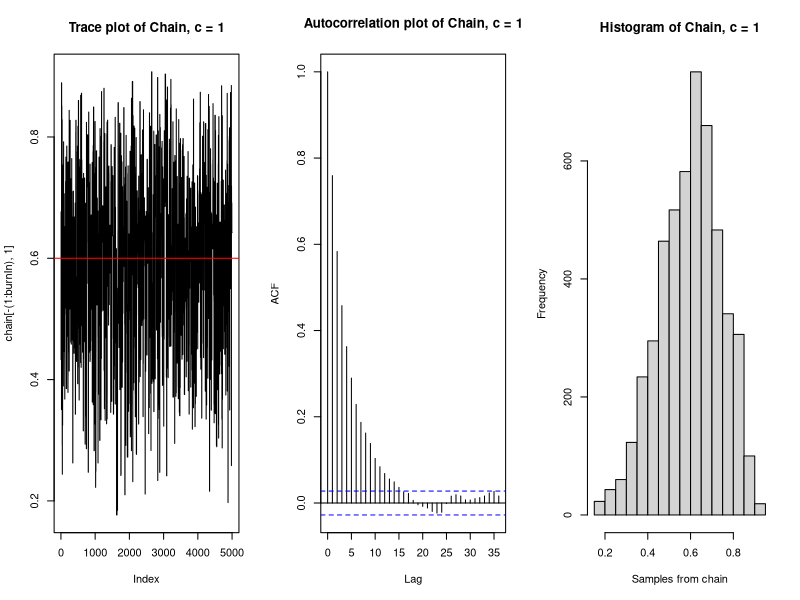
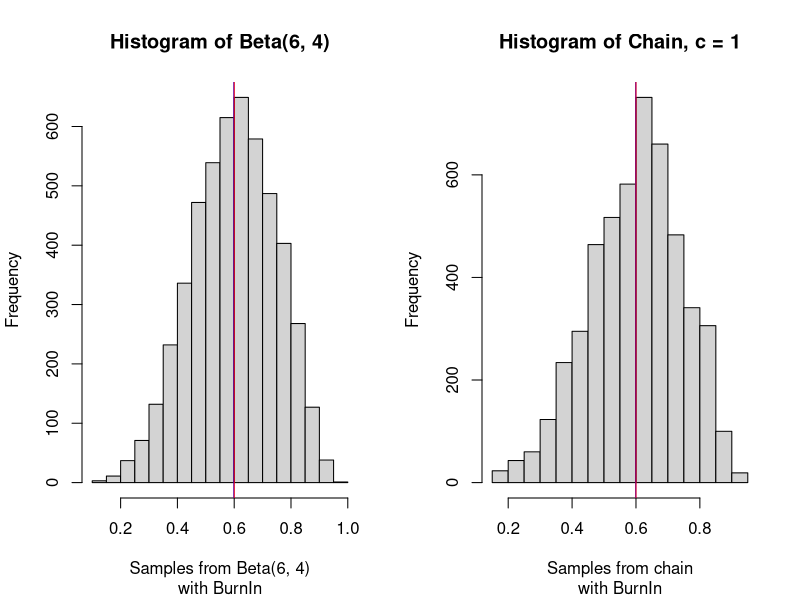
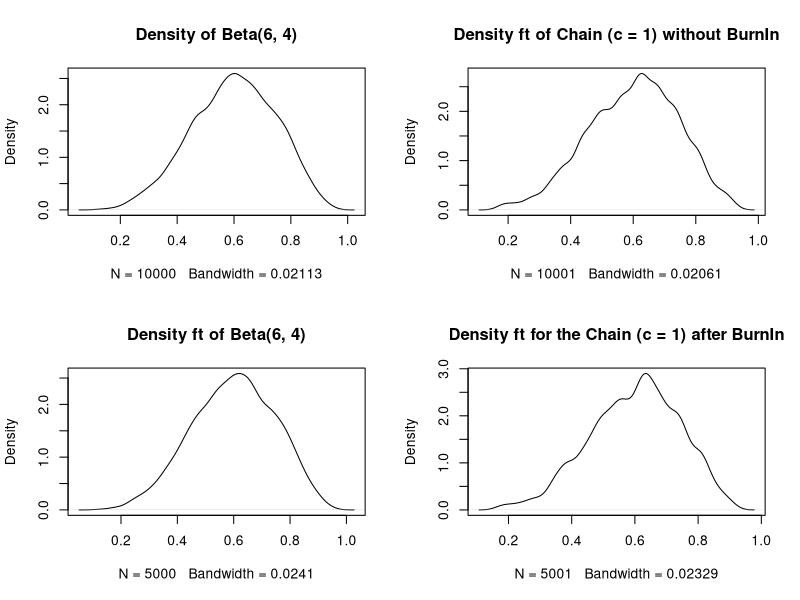
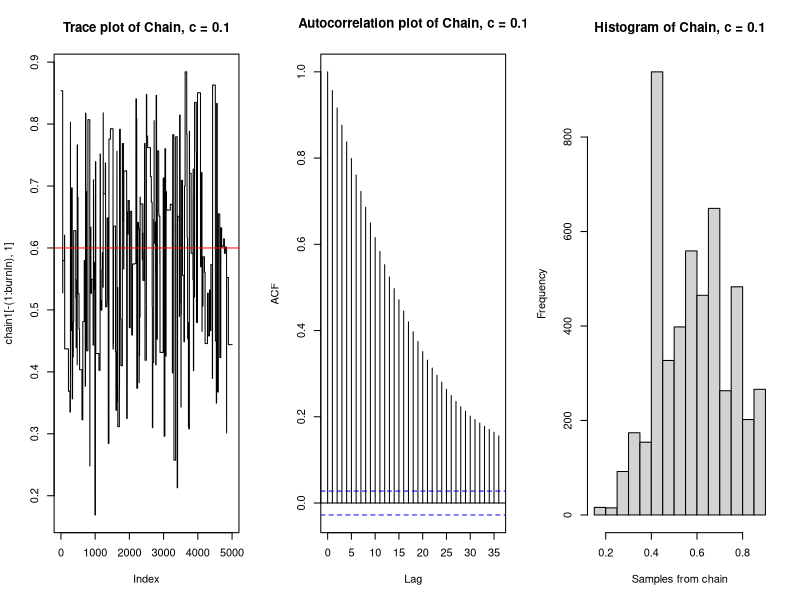
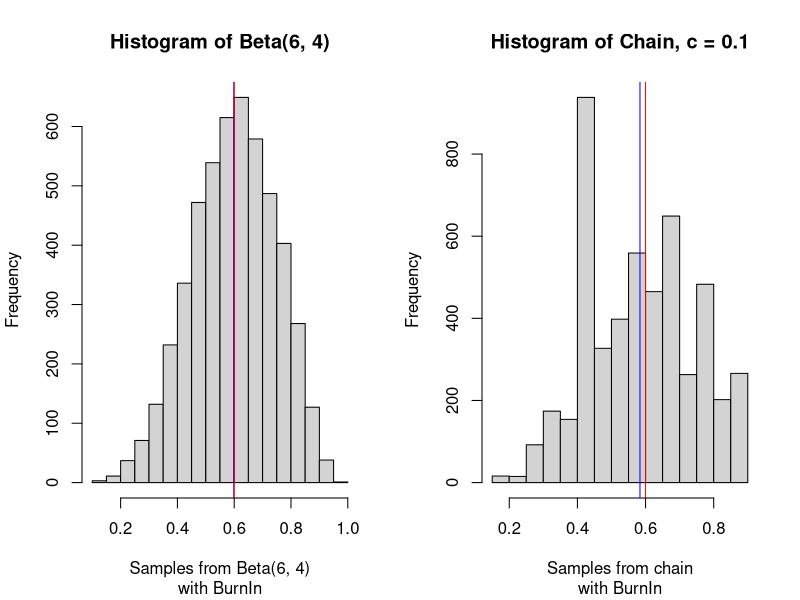
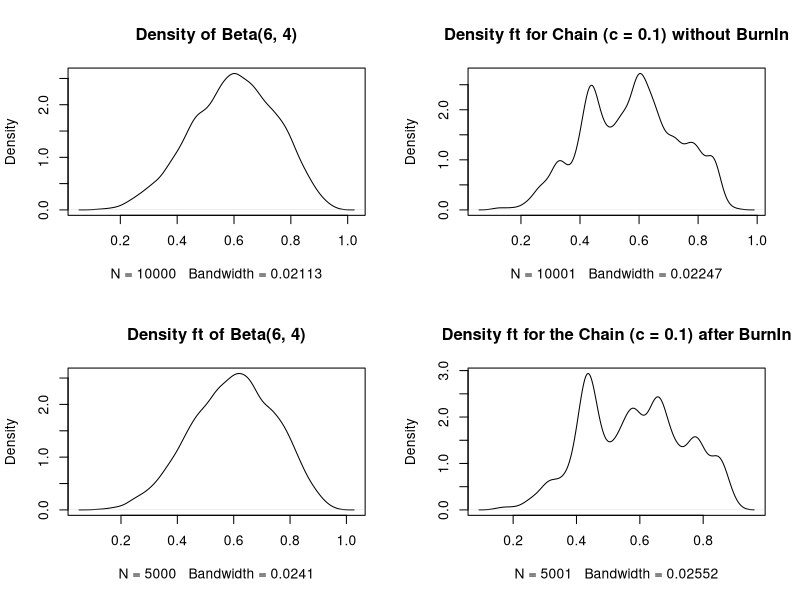
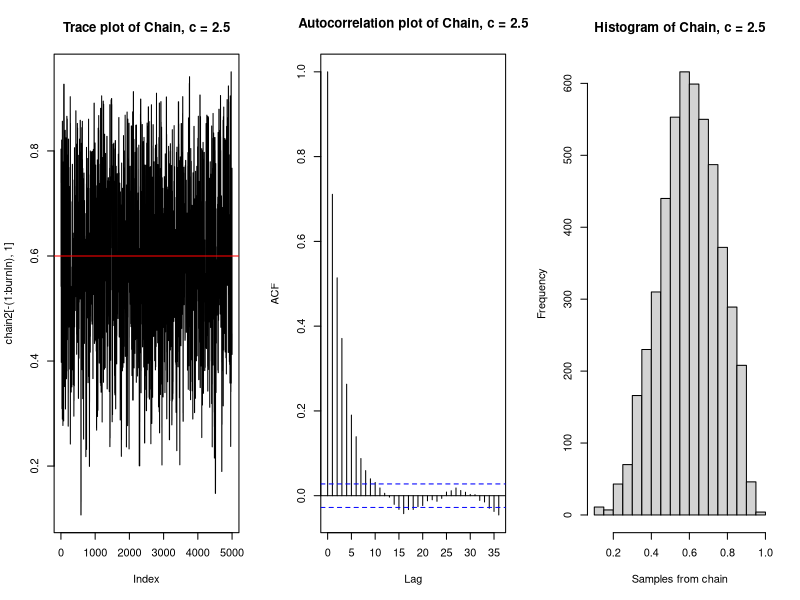
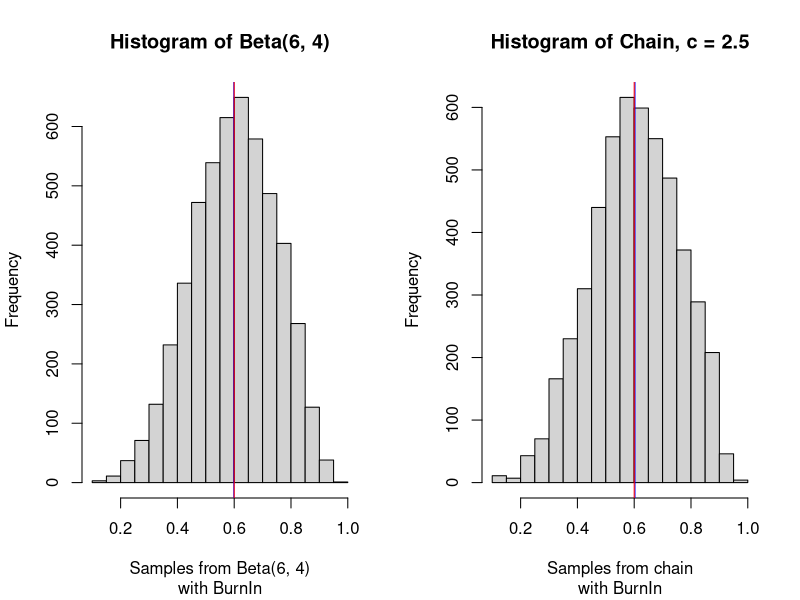

These figures' R source, in order:
## ---- chunk 1
knitr::opts_chunk$set(echo = TRUE)
## ---- chunk 2
a <- 6
b <- 4

likelihood <- function(param){
  singlelikelihoods = dbeta(param, a, b, log = T)
  return(singlelikelihoods)
}

prior <- function(param){
  pr = dunif(param, min=0, max=1, log = T)
  return(pr)
}

posterior <- function(param){
  return (exp(likelihood(param) + prior(param)))
}
## ---- chunk 3
metropolis_MCMC <- function(startvalue, iterations, c){
  chain = array(dim = c(iterations+1,1))
  chain[1,] = startvalue
  for (i in 1:iterations){
    proposal = rbeta(1, c*chain[i,], c*(1-chain[i,]))
    probab = (posterior(proposal)*dbeta(chain[i,],c*proposal,c*(1-proposal)))/
      (posterior(chain[i,])*dbeta(proposal, c*chain[i,], c*(1-chain[i,])))
    if (runif(1) < probab){
      chain[i+1,] = proposal
    }else{
      chain[i+1,] = chain[i,]
    }
  }
  return(chain)
}
## ---- chunk 4
set.seed(2)
startvalue <- runif(1, 0, 1)
chain = metropolis_MCMC(startvalue, 10000, c=1)
test <- rbeta(10000, 6, 4)

par(mfrow=c(1,3))
test2 <- test[5001:10000]
burnIn = 5000
acceptance = 1-mean(duplicated(chain[-(1:burnIn),]))
plot(chain[-(1:burnIn),1], type='l', main = "Trace plot of Chain, c = 1")
abline(h=0.6, col="red")
acf(chain[-(1:burnIn),1], main = "Autocorrelation plot of Chain, c = 1")
hist(chain[-(1:burnIn),1], xlab = "Samples from chain", main = "Histogram of Chain, c = 1") 
## ---- chunk 5
par(mfrow=c(1,2))
hist(test2, xlab = "Samples from Beta(6, 4)", main = "Histogram of Beta(6, 4)", 
     sub = "with BurnIn")
abline(v=mean(test2), col="blue")
abline(v=0.6, col="red")
hist(chain[-(1:burnIn),1], xlab = "Samples from chain", main = "Histogram of Chain, c = 1"
     , sub = "with BurnIn") 
abline(v = mean(chain[-(1:burnIn),1]), col="blue")
abline(v=0.6, col="red")
## ---- chunk 6
par(mfrow = c(2,2))
plot(density(test), main = "Density of Beta(6, 4)")
plot(density(chain), main = "Density ft of Chain (c = 1) without BurnIn")
plot(density(test2), main = "Density ft of Beta(6, 4)")
plot(density(chain[-(1:burnIn),1]), main = "Density ft for the Chain (c = 1) after BurnIn")
## ---- chunk 7
chainks <- sort(chain[-(1:burnIn),1])
ks.test(chainks, test2)
## ---- chunk 8
set.seed(1)
chain1=metropolis_MCMC(startvalue, 10000, c=0.1)
par(mfrow=c(1,3))
acceptance1 = 1-mean(duplicated(chain1[-(1:burnIn),]))
plot(chain1[-(1:burnIn),1], type='l', main = "Trace plot of Chain, c = 0.1")
abline(h=0.6, col="red")
acf(chain1[-(1:burnIn),1], main = "Autocorrelation plot of Chain, c = 0.1")
hist(chain1[-(1:burnIn),1], xlab = "Samples from chain", 
     main = "Histogram of Chain, c = 0.1") 
## ---- chunk 9
par(mfrow=c(1,2))
hist(test2, xlab = "Samples from Beta(6, 4)", main = "Histogram of Beta(6, 4)", 
     sub = "with BurnIn")
abline(v=mean(test2), col="blue")
abline(v=0.6, col="red")
hist(chain1[-(1:burnIn),1], xlab = "Samples from chain", 
     main = "Histogram of Chain, c = 0.1", sub = "with BurnIn") 
abline(v = mean(chain1[-(1:burnIn),1]), col="blue")
abline(v=0.6, col="red")
## ---- chunk 10
par(mfrow = c(2,2))
plot(density(test), main = "Density of Beta(6, 4)")
plot(density(chain1), main = "Density ft for Chain (c = 0.1) without BurnIn")
plot(density(test2), main = "Density ft of Beta(6, 4)")
plot(density(chain1[-(1:burnIn),1]), main = "Density ft for the Chain (c = 0.1) after BurnIn")
## ---- chunk 11
chain1ks <- sort(chain1[-(1:burnIn),1])
ks.test(chain1ks, test2)
## ---- chunk 12
set.seed(2)
chain2=metropolis_MCMC(startvalue, 10000, c=2.5)
par(mfrow=c(1,3))
acceptance2 = 1-mean(duplicated(chain2[-(1:burnIn),]))
plot(chain2[-(1:burnIn),1], type='l', main = "Trace plot of Chain, c = 2.5")
abline(h=0.6, col="red")
acf(chain2[-(1:burnIn),1], main = "Autocorrelation plot of Chain, c = 2.5")
hist(chain2[-(1:burnIn),1], xlab = "Samples from chain", 
     main = "Histogram of Chain, c = 2.5") 
## ---- chunk 13
par(mfrow=c(1,2))
hist(test2, xlab = "Samples from Beta(6, 4)", main = "Histogram of Beta(6, 4)",
     sub = "with BurnIn")
abline(v=mean(test2), col="blue")
abline(v=0.6, col="red")
hist(chain2[-(1:burnIn),1], xlab = "Samples from chain", 
     main = "Histogram of Chain, c = 2.5", sub = "with BurnIn") 
abline(v = mean(chain2[-(1:burnIn),1]), col="blue")
abline(v=0.6, col="red")
## ---- chunk 14
par(mfrow = c(2,2))
plot(density(test), main = "Density of Beta(6, 4)")
plot(density(chain2), main = "Density ft for Chain (c = 2.5) without BurnIn")
plot(density(test2), main = "Density ft of Beta(6, 4)")
plot(density(chain2[-(1:burnIn),1]), main = "Density ft for the Chain (c = 2.5) after BurnIn")
## ---- chunk 15
chain2ks <- sort(chain2[-(1:burnIn),1])
ks.test(chain2ks, test2)
## ---- chunk 16
set.seed(3)
chain3=metropolis_MCMC(startvalue, 10000, c=10)
par(mfrow=c(1,3))
acceptance3 = 1-mean(duplicated(chain3[-(1:burnIn),]))
plot(chain3[-(1:burnIn),1], type='l', main = "Trace plot of Chain, c = 10")
abline(h=0.6, col="red")
acf(chain3[-(1:burnIn),1], main = "Autocorrelation plot of Chain, c = 10")
hist(chain3[-(1:burnIn),1], xlab = "Samples from chain", 
     main = "Histogram of Chain, c = 10") 
## ---- chunk 17
par(mfrow=c(1,2))
hist(test2, xlab = "Samples from Beta(6, 4)", main = "Histogram of Beta(6, 4)",
     sub = "with BurnIn")
abline(v=mean(test2), col="blue")
abline(v=0.6, col="red")
hist(chain3[-(1:burnIn),1], xlab = "Samples from chain", 
     main = "Histogram of Chain, c = 10", sub = "with BurnIn") 
abline(v = mean(chain3[-(1:burnIn),1]), col="blue")
abline(v=0.6, col="red")
## ---- chunk 18
par(mfrow = c(2,2))
plot(density(test), main = "Density of Beta(6, 4)")
plot(density(chain3), main = "Density ft for Chain (c = 10) without BurnIn")
plot(density(test2), main = "Density ft of Beta(6, 4)")
plot(density(chain3[-(1:burnIn),1]), main = "Density ft for the Chain (c = 10) after BurnIn")
## ---- chunk 19
chain3ks <- sort(chain3[-(1:burnIn),1])
ks.test(chain3ks, test2)
## ---- chunk 20
acceptance
acceptance1
acceptance2
acceptance3
## ---- chunk 21
par(mfrow=c(4,1), mar= c(2,3,3,2))
plot(chain[-(1:burnIn),1], type='l', main = "Trace plot of Chain, c = 1", xlab = "")
plot(chain1[-(1:burnIn),1], type='l', main = "Trace plot of Chain, c = 0.1", xlab = "")
plot(chain2[-(1:burnIn),1], type='l', main = "Trace plot of Chain, c = 2.5", xlab = "")
plot(chain3[-(1:burnIn),1], type='l', main = "Trace plot of Chain, c = 10", xlab = "")
## ---- chunk 22
par(mfrow=c(2,2))
acf(chain[-(1:burnIn),1], main = "ACF for c = 1")
acf(chain1[-(1:burnIn),1], main = "ACF for c = 0.1")
acf(chain2[-(1:burnIn),1], main = "ACF for c = 2.5")
acf(chain3[-(1:burnIn),1], main = "ACF for c = 10")
